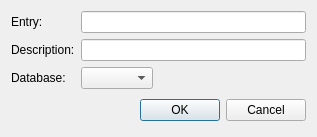
<?xml version="1.0" encoding="UTF-8"?>
<ui version="4.0">
 <class>DbaseEntryDialog</class>
 <widget class="QDialog" name="DbaseEntryDialog">
  <property name="geometry">
   <rect>
    <x>0</x>
    <y>0</y>
    <width>317</width>
    <height>133</height>
   </rect>
  </property>
  <property name="sizePolicy">
   <sizepolicy hsizetype="Preferred" vsizetype="Fixed">
    <horstretch>0</horstretch>
    <verstretch>0</verstretch>
   </sizepolicy>
  </property>
  <property name="windowTitle">
   <string>Dialog</string>
  </property>
  <property name="modal">
   <bool>true</bool>
  </property>
  <layout class="QVBoxLayout" name="verticalLayout">
   <item>
    <layout class="QFormLayout" name="formLayout">
     <item row="0" column="0">
      <widget class="QLabel" name="label">
       <property name="text">
        <string>Entry:</string>
       </property>
      </widget>
     </item>
     <item row="0" column="1">
      <widget class="QLineEdit" name="entryEdit"/>
     </item>
     <item row="1" column="0">
      <widget class="QLabel" name="label_4">
       <property name="text">
        <string>Description:</string>
       </property>
      </widget>
     </item>
     <item row="1" column="1">
      <widget class="QLineEdit" name="descEdit"/>
     </item>
     <item row="2" column="0">
      <widget class="QLabel" name="label_5">
       <property name="text">
        <string>Database:</string>
       </property>
      </widget>
     </item>
     <item row="2" column="1">
      <layout class="QHBoxLayout" name="horizontalLayout">
       <item>
        <widget class="QComboBox" name="dbaseCombo"/>
       </item>
       <item>
        <spacer name="horizontalSpacer">
         <property name="orientation">
          <enum>Qt::Horizontal</enum>
         </property>
         <property name="sizeHint" stdset="0">
          <size>
           <width>0</width>
           <height>0</height>
          </size>
         </property>
        </spacer>
       </item>
      </layout>
     </item>
    </layout>
   </item>
   <item>
    <layout class="QHBoxLayout">
     <property name="spacing">
      <number>6</number>
     </property>
     <property name="margin">
      <number>0</number>
     </property>
     <item>
      <spacer>
       <property name="orientation">
        <enum>Qt::Horizontal</enum>
       </property>
       <property name="sizeHint" stdset="0">
        <size>
         <width>131</width>
         <height>31</height>
        </size>
       </property>
      </spacer>
     </item>
     <item>
      <widget class="QPushButton" name="okButton">
       <property name="text">
        <string>OK</string>
       </property>
      </widget>
     </item>
     <item>
      <widget class="QPushButton" name="cancelButton">
       <property name="text">
        <string>Cancel</string>
       </property>
      </widget>
     </item>
    </layout>
   </item>
  </layout>
 </widget>
 <resources/>
 <connections>
  <connection>
   <sender>okButton</sender>
   <signal>clicked()</signal>
   <receiver>DbaseEntryDialog</receiver>
   <slot>accept()</slot>
   <hints>
    <hint type="sourcelabel">
     <x>278</x>
     <y>253</y>
    </hint>
    <hint type="destinationlabel">
     <x>96</x>
     <y>254</y>
    </hint>
   </hints>
  </connection>
  <connection>
   <sender>cancelButton</sender>
   <signal>clicked()</signal>
   <receiver>DbaseEntryDialog</receiver>
   <slot>reject()</slot>
   <hints>
    <hint type="sourcelabel">
     <x>369</x>
     <y>253</y>
    </hint>
    <hint type="destinationlabel">
     <x>179</x>
     <y>282</y>
    </hint>
   </hints>
  </connection>
 </connections>
</ui>
